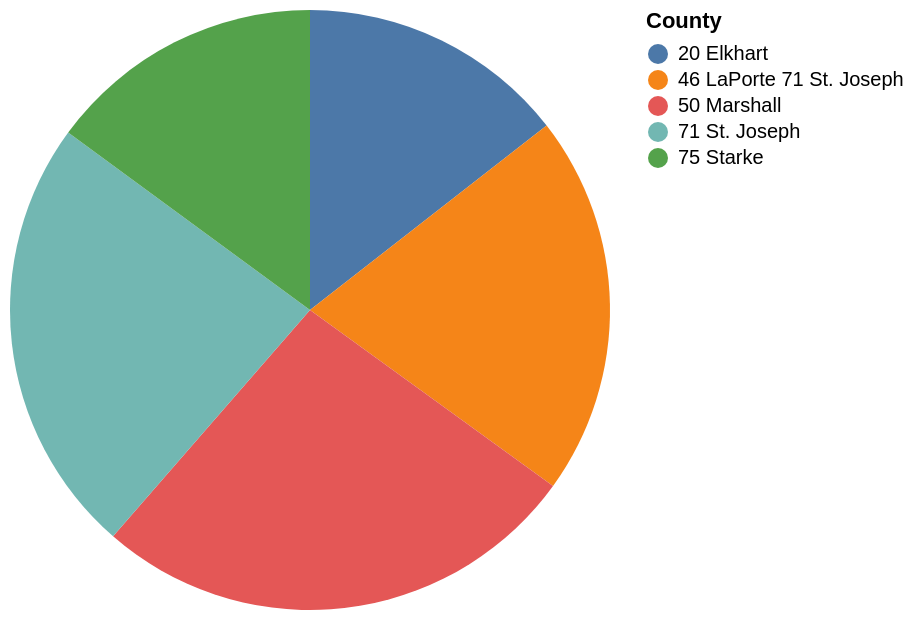

The Vega-Lite source for this figure:
### Vega-Lite specification from a JSON file in a GitHub repository (floating-point values rounded to 4 significant figures)
{"data": {"values": [{"x_data": "20 Elkhart", "y_data": 601}, {"x_data": "46 LaPorte 71 St. Joseph", "y_data": 852}, {"x_data": "50 Marshall", "y_data": 1098}, {"x_data": "71 St. Joseph", "y_data": 984}, {"x_data": "75 Starke", "y_data": 620}]}, "mark": "arc", "encoding": {"theta": {"field": "y_data", "type": "quantitative", "title": "sum(enrollment)"}, "color": {"field": "x_data", "type": "nominal", "title": "County"}}}
